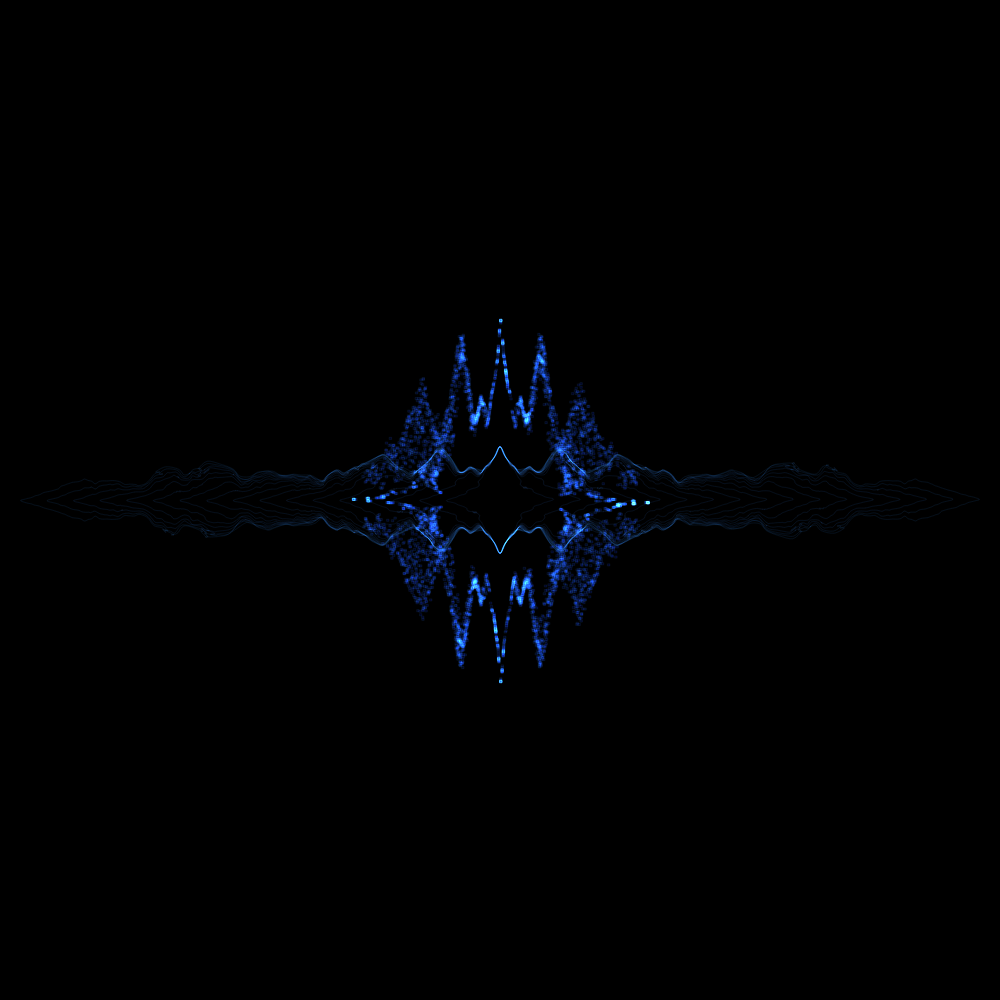
Frame 1 (no input)
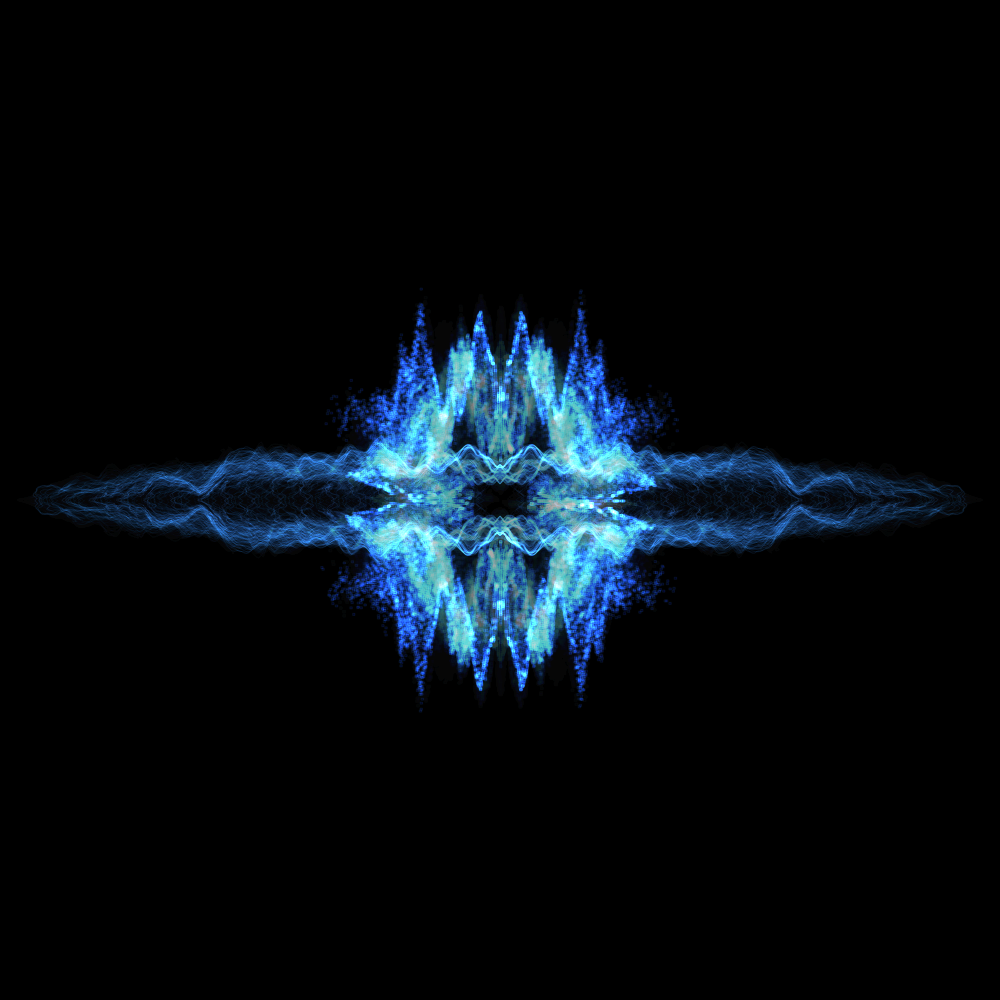
Frame 60 (no input)
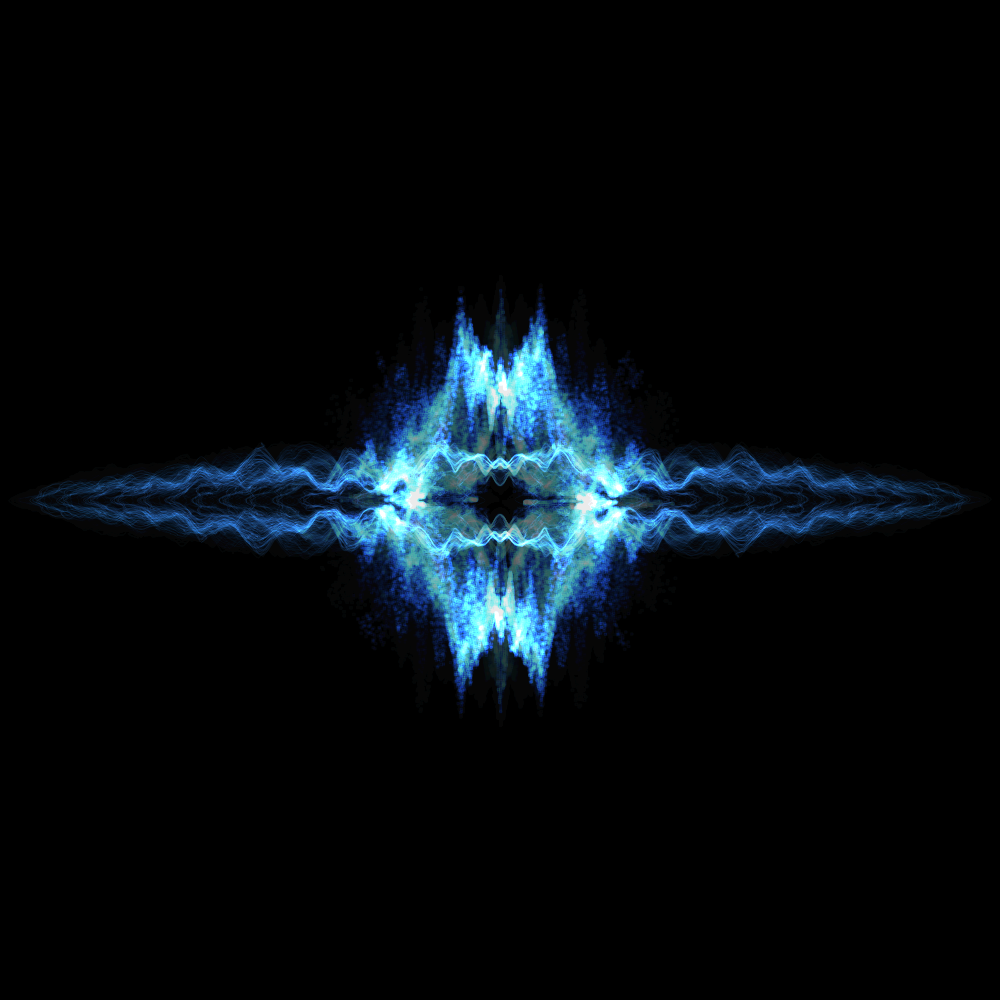
Frame 120 (the mouse pressed at the canvas centre since frame 60)

The p5.js sketch that drew these frames (run headless with seeded random() and noise() and a simulated clock; from frame 60 on, the mouse is pressed at the canvas centre):

// p5.js sketch
// ── sketch.js
var  ang;
var  dist1, dist2;
var al;
var x, y, x2, y2;
var colr,count;

function setup() {
  createCanvas(1000, 1000);
  background(0);
 
 ang=0
  x = 0;
  y = 0;
  count = 0;
  x2 = 0;
  y2 = 0;
  createP("scale of curve"); // create <p> </p>
 dist1=createSlider(30,100,80);
    createP("scale of rect");
 dist2=createSlider(100,600,300);
    createP("alpha ");
 al=createSlider(0,255,30);
    createP("color R");
 colr=createSlider(0,255,30);
}


function draw() {
  blendMode(BLEND);
  fill(0, 0, 0, 20);
  rect(0, 0, width, height);

  push(); 
  //push() & pop () Note that these functions are always used together. 
  //They allow you to change the style and transformation settings and later return to what you had.
  
  translate(width / 2, height / 2); //to move position to the center of the canvas
  blendMode(ADD);
  strokeWeight(1);
  
  beginShape();
  for (j = 0; j < width / 60; j++) {
    stroke(colr.value(), j+100, 200+j, al.value()); //stoke(value1,value2,value3,[alpha])
    
    beginShape();
    for (i = 0; i < 365; i++) {
      ang = radians(i);
      x = sin(ang) * (j / 3 *dist1.value() + dist1.value() * noise(y / 20, count));
      y = cos(ang) * (j / 3 * 0 + dist1.value() * noise(x / 30, count));
      curveVertex(x, y);
      x2 = cos(ang) * (-20 +(dist2.value()-50) * noise(y2 / 20, count));
      y2 = sin(ang) * (-20 + dist2.value() * noise(x2 / 20, count));
      fill(0, j,255, al.value());
      rect(x2, y2, 2, 2);
      noFill();
    }
    count += 0.01;
    endShape();
  }

  pop();



}
